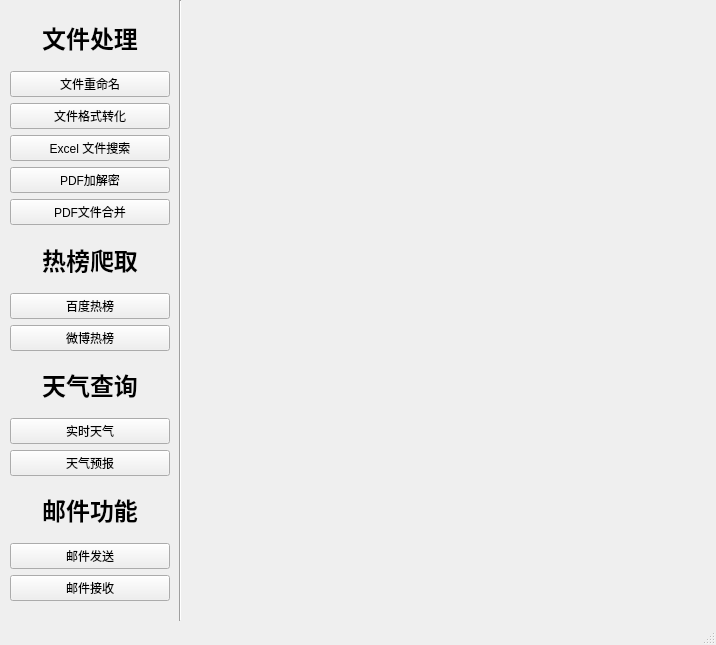
<?xml version="1.0" encoding="UTF-8"?>
<ui version="4.0">
 <class>MainWindow</class>
 <widget class="QMainWindow" name="MainWindow">
  <property name="enabled">
   <bool>true</bool>
  </property>
  <property name="geometry">
   <rect>
    <x>0</x>
    <y>0</y>
    <width>716</width>
    <height>645</height>
   </rect>
  </property>
  <property name="windowTitle">
   <string>MainWindow</string>
  </property>
  <widget class="QWidget" name="centralwidget">
   <widget class="QLabel" name="label">
    <property name="geometry">
     <rect>
      <x>10</x>
      <y>10</y>
      <width>151</width>
      <height>41</height>
     </rect>
    </property>
    <property name="text">
     <string/>
    </property>
   </widget>
   <widget class="QWidget" name="verticalLayoutWidget">
    <property name="geometry">
     <rect>
      <x>10</x>
      <y>10</y>
      <width>160</width>
      <height>591</height>
     </rect>
    </property>
    <layout class="QVBoxLayout" name="verticalLayout">
     <property name="spacing">
      <number>-1</number>
     </property>
     <property name="leftMargin">
      <number>0</number>
     </property>
     <property name="topMargin">
      <number>0</number>
     </property>
     <property name="rightMargin">
      <number>0</number>
     </property>
     <item>
      <widget class="QLabel" name="label_2">
       <property name="font">
        <font>
         <pointsize>18</pointsize>
         <weight>75</weight>
         <bold>true</bold>
        </font>
       </property>
       <property name="text">
        <string>文件处理</string>
       </property>
       <property name="alignment">
        <set>Qt::AlignCenter</set>
       </property>
      </widget>
     </item>
     <item>
      <widget class="QPushButton" name="pushButton">
       <property name="text">
        <string>文件重命名</string>
       </property>
      </widget>
     </item>
     <item>
      <widget class="QPushButton" name="pushButton_2">
       <property name="text">
        <string>文件格式转化</string>
       </property>
      </widget>
     </item>
     <item>
      <widget class="QPushButton" name="pushButton_3">
       <property name="text">
        <string>Excel 文件搜索</string>
       </property>
      </widget>
     </item>
     <item>
      <widget class="QPushButton" name="pushButton_4">
       <property name="text">
        <string>PDF加解密</string>
       </property>
      </widget>
     </item>
     <item>
      <widget class="QPushButton" name="pushButton_5">
       <property name="text">
        <string>PDF文件合并</string>
       </property>
      </widget>
     </item>
     <item>
      <widget class="QLabel" name="label_3">
       <property name="font">
        <font>
         <pointsize>18</pointsize>
         <weight>75</weight>
         <bold>true</bold>
        </font>
       </property>
       <property name="text">
        <string>热榜爬取</string>
       </property>
       <property name="alignment">
        <set>Qt::AlignCenter</set>
       </property>
      </widget>
     </item>
     <item>
      <widget class="QPushButton" name="pushButton_6">
       <property name="text">
        <string>百度热榜</string>
       </property>
      </widget>
     </item>
     <item>
      <widget class="QPushButton" name="pushButton_7">
       <property name="text">
        <string>微博热榜</string>
       </property>
      </widget>
     </item>
     <item>
      <widget class="QLabel" name="label_10">
       <property name="font">
        <font>
         <pointsize>18</pointsize>
         <weight>75</weight>
         <bold>true</bold>
        </font>
       </property>
       <property name="autoFillBackground">
        <bool>false</bool>
       </property>
       <property name="text">
        <string>天气查询</string>
       </property>
       <property name="alignment">
        <set>Qt::AlignCenter</set>
       </property>
      </widget>
     </item>
     <item>
      <widget class="QPushButton" name="pushButton_8">
       <property name="text">
        <string>实时天气</string>
       </property>
      </widget>
     </item>
     <item>
      <widget class="QPushButton" name="pushButton_9">
       <property name="text">
        <string>天气预报</string>
       </property>
      </widget>
     </item>
     <item>
      <widget class="QLabel" name="label_11">
       <property name="font">
        <font>
         <pointsize>18</pointsize>
         <weight>75</weight>
         <bold>true</bold>
        </font>
       </property>
       <property name="autoFillBackground">
        <bool>false</bool>
       </property>
       <property name="text">
        <string>邮件功能</string>
       </property>
       <property name="alignment">
        <set>Qt::AlignCenter</set>
       </property>
      </widget>
     </item>
     <item>
      <widget class="QPushButton" name="pushButton_10">
       <property name="text">
        <string>邮件发送</string>
       </property>
      </widget>
     </item>
     <item>
      <widget class="QPushButton" name="pushButton_11">
       <property name="text">
        <string>邮件接收</string>
       </property>
      </widget>
     </item>
    </layout>
    <zorder>pushButton_2</zorder>
    <zorder>pushButton_3</zorder>
    <zorder>pushButton_4</zorder>
    <zorder>label_3</zorder>
    <zorder>pushButton_6</zorder>
    <zorder>pushButton_7</zorder>
    <zorder>pushButton_8</zorder>
    <zorder>pushButton_9</zorder>
    <zorder>pushButton_5</zorder>
    <zorder>pushButton</zorder>
    <zorder>label_10</zorder>
    <zorder>label_11</zorder>
    <zorder>pushButton_10</zorder>
    <zorder>pushButton_11</zorder>
    <zorder>label_2</zorder>
   </widget>
   <widget class="Line" name="line_2">
    <property name="geometry">
     <rect>
      <x>170</x>
      <y>0</y>
      <width>21</width>
      <height>621</height>
     </rect>
    </property>
    <property name="orientation">
     <enum>Qt::Vertical</enum>
    </property>
   </widget>
   <widget class="QWidget" name="widget1" native="true">
    <property name="enabled">
     <bool>true</bool>
    </property>
    <property name="geometry">
     <rect>
      <x>190</x>
      <y>8</y>
      <width>511</width>
      <height>591</height>
     </rect>
    </property>
    <property name="maximumSize">
     <size>
      <width>16777208</width>
      <height>16777215</height>
     </size>
    </property>
    <property name="toolTipDuration">
     <number>-9</number>
    </property>
    <property name="inputMethodHints">
     <set>Qt::ImhNone</set>
    </property>
   </widget>
  </widget>
  <widget class="QMenuBar" name="menubar">
   <property name="geometry">
    <rect>
     <x>0</x>
     <y>0</y>
     <width>716</width>
     <height>22</height>
    </rect>
   </property>
  </widget>
  <widget class="QStatusBar" name="statusbar"/>
 </widget>
 <resources/>
 <connections/>
</ui>
